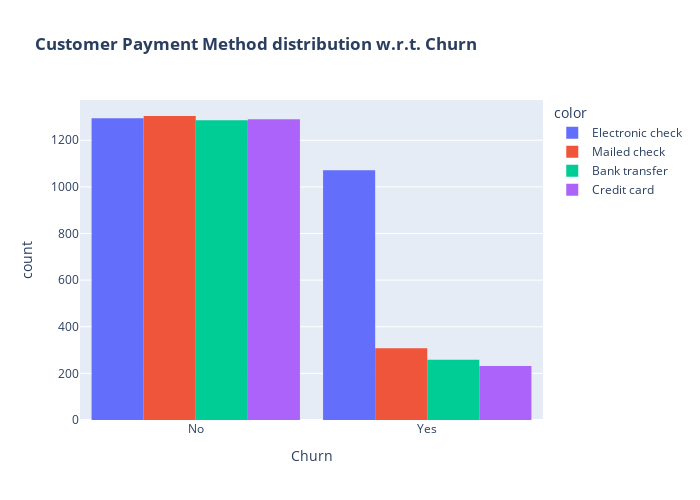

Here is the notebook cell this chart was saved with:
### Code cell
churn_map={0:'No',1:'Yes'}
PaymentMethod_map = {
    0: 'Bank transfer',
    1: 'Credit card',
    2: 'Electronic check',
    3: 'Mailed check'
}

fig=px.histogram(Data,x=Data['Churn'].map(churn_map),color=Data['PaymentMethod'].map(PaymentMethod_map),barmode='group',title="<b>Customer Payment Method distribution w.r.t. Churn</b>",labels={'x': 'Churn'})

fig.update_layout(width=700, height=500, bargap=0.1)
fig.show()

### Figure 1 — Plotly figure (JSON) as saved in the notebook; plotly's stock layout.template omitted (floating-point values rounded to 4 significant figures; data arrays with more than 128 entries replaced by an {"elided": "..."} marker saying what was removed)
{"data": [{"alignmentgroup": "True", "bingroup": "x", "hovertemplate": "color=Electronic check<br>Churn=%{x}<br>count=%{y}<extra></extra>", "legendgroup": "Electronic check", "marker": {"color": "#636efa", "pattern": {"shape": ""}}, "name": "Electronic check", "offsetgroup": "Electronic check", "orientation": "v", "showlegend": true, "type": "histogram", "x": {"elided": "2365 str values"}, "xaxis": "x", "yaxis": "y"}, {"alignmentgroup": "True", "bingroup": "x", "hovertemplate": "color=Mailed check<br>Churn=%{x}<br>count=%{y}<extra></extra>", "legendgroup": "Mailed check", "marker": {"color": "#EF553B", "pattern": {"shape": ""}}, "name": "Mailed check", "offsetgroup": "Mailed check", "orientation": "v", "showlegend": true, "type": "histogram", "x": {"elided": "1612 str values"}, "xaxis": "x", "yaxis": "y"}, {"alignmentgroup": "True", "bingroup": "x", "hovertemplate": "color=Bank transfer<br>Churn=%{x}<br>count=%{y}<extra></extra>", "legendgroup": "Bank transfer", "marker": {"color": "#00cc96", "pattern": {"shape": ""}}, "name": "Bank transfer", "offsetgroup": "Bank transfer", "orientation": "v", "showlegend": true, "type": "histogram", "x": {"elided": "1544 str values"}, "xaxis": "x", "yaxis": "y"}, {"alignmentgroup": "True", "bingroup": "x", "hovertemplate": "color=Credit card<br>Churn=%{x}<br>count=%{y}<extra></extra>", "legendgroup": "Credit card", "marker": {"color": "#ab63fa", "pattern": {"shape": ""}}, "name": "Credit card", "offsetgroup": "Credit card", "orientation": "v", "showlegend": true, "type": "histogram", "x": {"elided": "1522 str values"}, "xaxis": "x", "yaxis": "y"}], "layout": {"bargap": 0.1, "barmode": "group", "height": 500, "legend": {"title": {"text": "color"}, "tracegroupgap": 0}, "title": {"text": "<b>Customer Payment Method distribution w.r.t. Churn</b>"}, "width": 700, "xaxis": {"anchor": "y", "domain": [0, 1], "title": {"text": "Churn"}}, "yaxis": {"anchor": "x", "domain": [0, 1], "title": {"text": "count"}}}}
